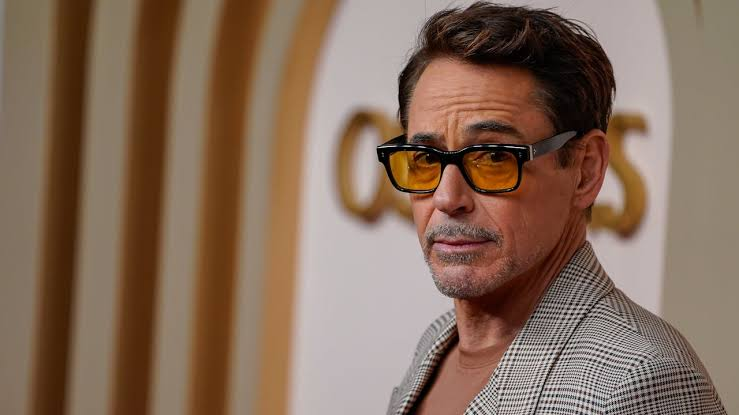
#> input picture Hafta6/Ders2/images.jpg, 739 x 415 px
$ python otsuesikdegeri.py
#> lines starting #> are read from the running program, lines starting #| are printed output that depends on the picture; after the words box and inside, x2 and y2 are one past the last pixel; in counts of white or black regions, pixels touching at a corner belong together
import cv2 as cv
import numpy as np

src = cv.imread("images.jpg")
#> src is the input picture: shape (415, 739, 3); mean B, G, R 90.9, 108.5, 133.8
if src is None:
    print("HATA: images.jpg dosyasi bulunamadi!")
    exit()

cv.namedWindow("input", cv.WINDOW_AUTOSIZE)
cv.imshow("input", src)

gray = cv.cvtColor(src, cv.COLOR_BGR2GRAY)
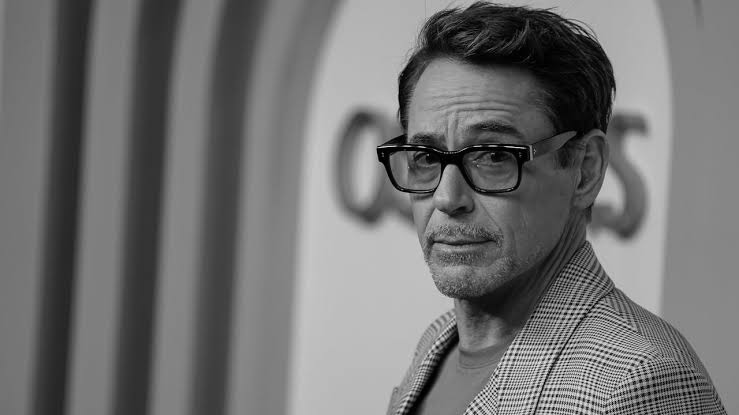
#> gray: shape (415, 739); min 0, max 240, mean 114.1
ret, binary = cv.threshold(gray, 0, 255, cv.THRESH_BINARY | cv.THRESH_OTSU)
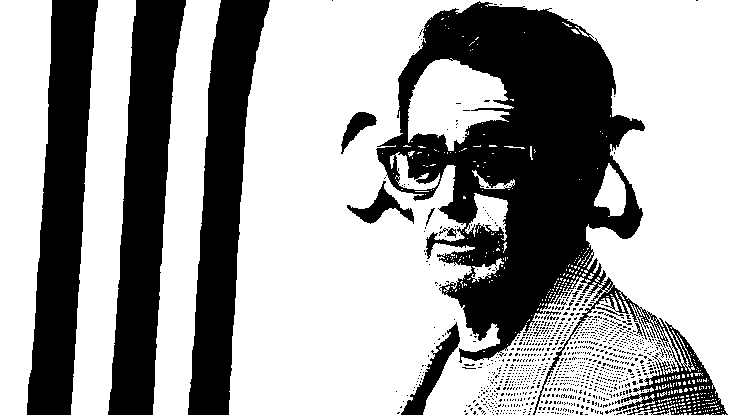
#> binary: shape (415, 739); 64% white; 1073 black regions (1059 under 20 px), largest, box (x1, y1, x2, y2) and area: (376, 1, 728, 415) 51950, (108, 0, 186, 415) 17879, (27, 0, 98, 415) 17462
#> ret = 102
print("Otsu esik megeri:", ret)
#| Otsu esik megeri: 102.0
cv.imshow("binary", binary)

cv.waitKey(0)
cv.destroyAllWindows()
